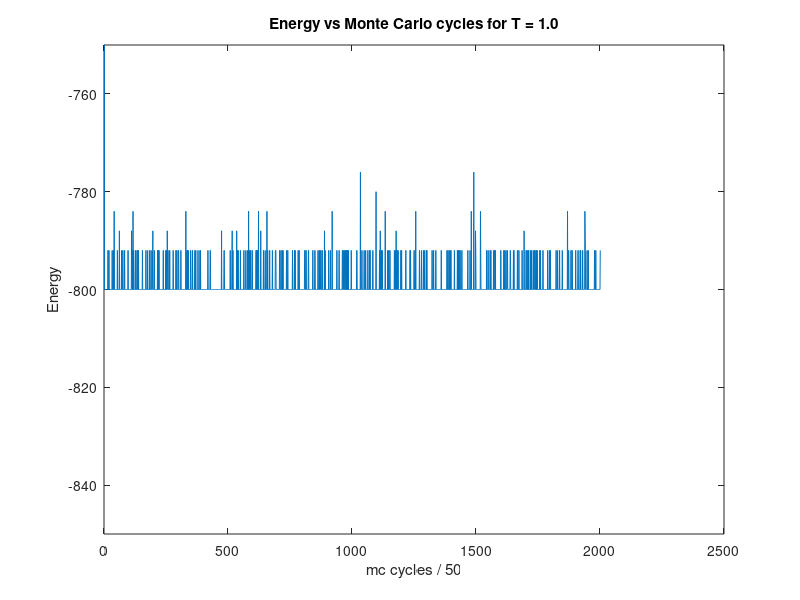
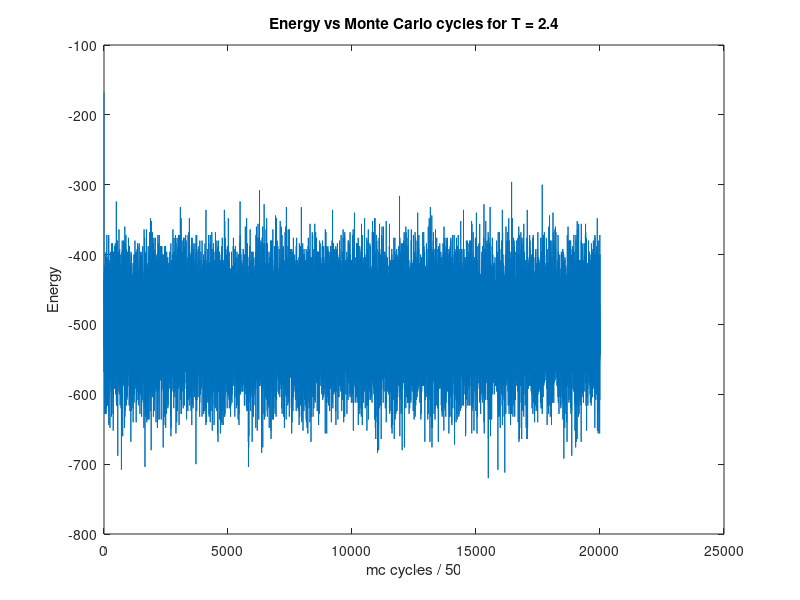
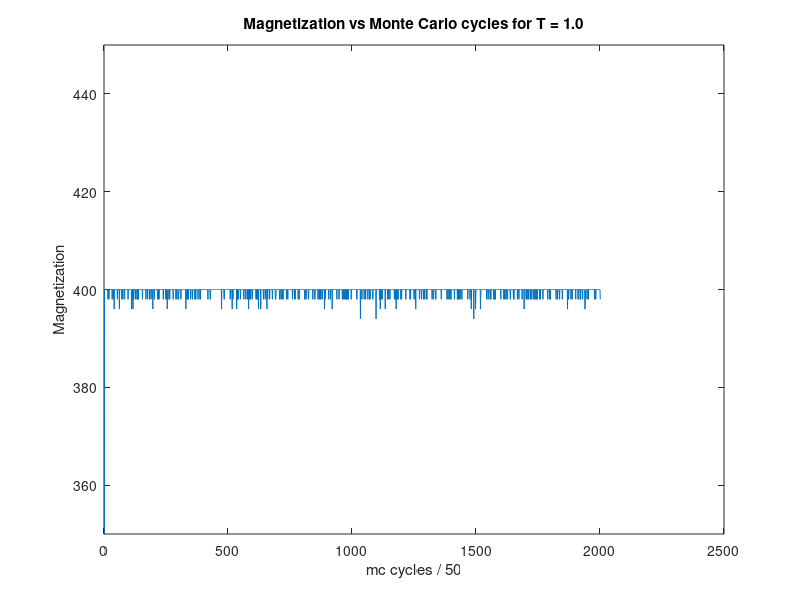
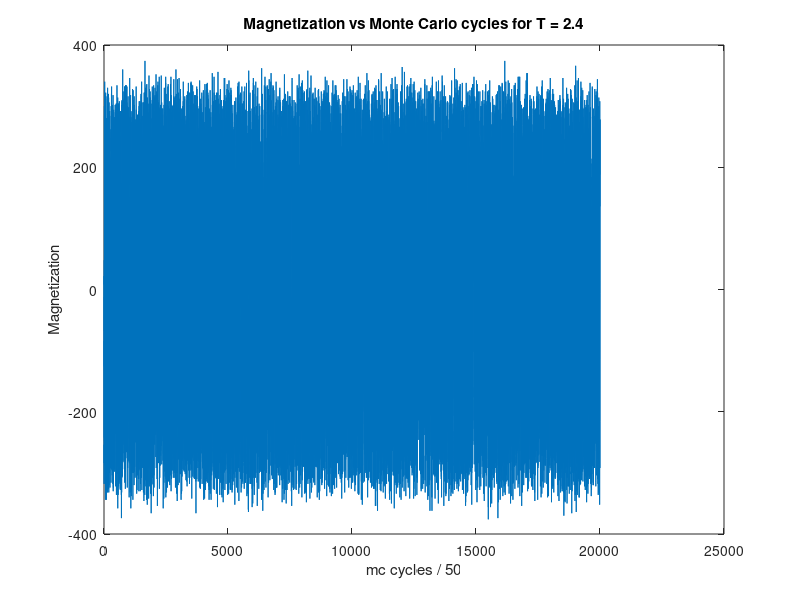

Recreate these plots in MATLAB, in order.
addpath('C:\Users\sande\OneDrive\Dokumenter\GitHub\Assigment-4\code\build-project4-Desktop_Qt_5_9_2_MSVC2017_64bit-Debug') %Change to build path
M = load('magnetizationT1.txt'); %T = 1.0
E = load('energyT1.txt'); %T = 1.0
M2 = load('magnetizationT24.txt'); %T = 2.4
E2 = load('energyT24.txt'); %T = 2.4

%%
mc = linspace(1,length(E),length(E));
mc2 = linspace(1,length(E2),length(E2));

mc3 = linspace(1,length(M),length(M));
mc4 = linspace(1,length(M2),length(M2));


%%

% figure(1)
% histogram(E, mc)
% xlabel('mc cycles')
% ylabel('Energy')

%Energy plots
figure(2) %T = 1.0
plot(mc,E)
ylim([-850,-750])
xlabel('mc cycles / 50')
ylabel('Energy')
title('Energy vs Monte Carlo cycles for T = 1.0')

figure(3) %T = 2.4
plot(mc2,E2)
xlabel('mc cycles / 50')
ylabel('Energy')
title('Energy vs Monte Carlo cycles for T = 2.4')

%Magnetization plots
figure(4) %T = 1.0
plot(mc3,-M)
ylim([350,450])
xlabel('mc cycles / 50')
ylabel('Magnetization')
title('Magnetization vs Monte Carlo cycles for T = 1.0')

figure(5)
plot(mc4,-M2)
xlabel('mc cycles / 50')
ylabel('Magnetization')
title('Magnetization vs Monte Carlo cycles for T = 2.4')
